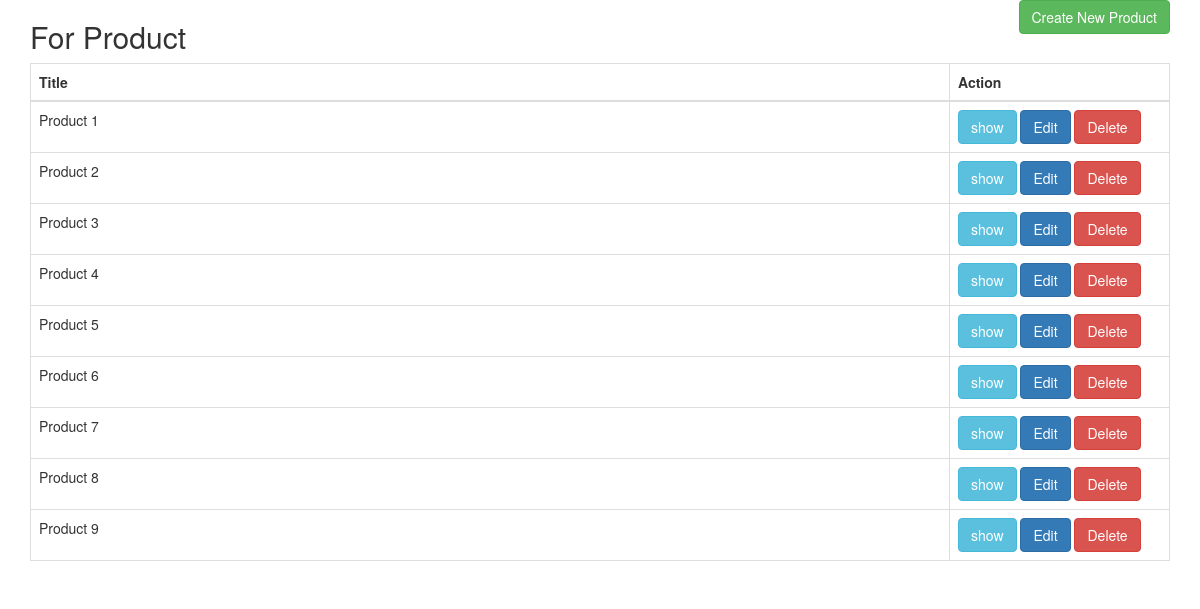
Screenshot of /index.php/product with the database file from the repository.
### tables this page shows
CREATE TABLE `product` (
  `product_id` int(11) NOT NULL,
  `product_name` varchar(100) DEFAULT NULL
);

### application/controllers/Product.php (called while the page is built, shortened)
<?php
class Product extends CI_Controller
{
    public $product;
    public function __construct()
    {
        $this->load->library('form_validation');
        $this->load->library('session');
        $this->load->model('Product_model');
        $this->product = new Product_model;
    }
    public function index()
    {
        $data['data'] = $this->product->get_product();
        $this->load->view('list', $data);
    }
}

### index.php (called while the page is built, shortened)
<?php
require_once BASEPATH.'core/CodeIgniter.php';

### application/models/Product_model.php (called while the page is built, shortened)
<?php
class Product_model extends CI_Model{
    public function get_product(){
        $query = $this->db->get("product");
        return $query->result();
    }
}
?>

### application/views/list.php (the view, shortened to what this page needs)
<!DOCTYPE html>
<html>
<head>
    <link rel="stylesheet" href="https://maxcdn.bootstrapcdn.com/bootstrap/3.3.7/css/bootstrap.min.css" />
</head>
<body>
<div class="container">
<div class="row">
    <div class="col-lg-12 margin-tb">
        <div class="pull-left">
            <h2>For Product</h2>
        </div>
        <div class="pull-right">
            <a class="btn btn-success" href="<?php echo base_url('product/create') ?>"> Create New Product</a>
        </div>
    </div>
</div>
<table class="table table-bordered">
  <thead>
      <tr>
          <th>Title</th>
          <th width="220px">Action</th>
      </tr>
  </thead>
  <tbody>
   <?php foreach ($data as $product) { ?>
      <tr>
          <td><?php echo $product->product_name; ?></td>
      <td>
        <form method="DELETE" action="<?php echo base_url('product/delete/'.$product->product_id);?>">
          <a class="btn btn-info" href="<?php echo base_url('product/'.$product->product_id) ?>"> show</a>
         <a class="btn btn-primary" href="<?php echo base_url('product/edit/'.$product->product_id) ?>"> Edit</a>
          <button type="submit" class="btn btn-danger"> Delete</button>
        </form>
      </td>
      </tr>
      <?php } ?>
  </tbody>
</table>
</div>
 </body>
</html>

### rows the page displays
product: product_name "Product 1"
product: product_name "Product 2"
product: product_name "Product 3"
product: product_name "Product 4"
product: product_name "Product 5"
product: product_name "Product 6"
product: product_name "Product 7"
product: product_name "Product 8"
product: product_name "Product 9"
